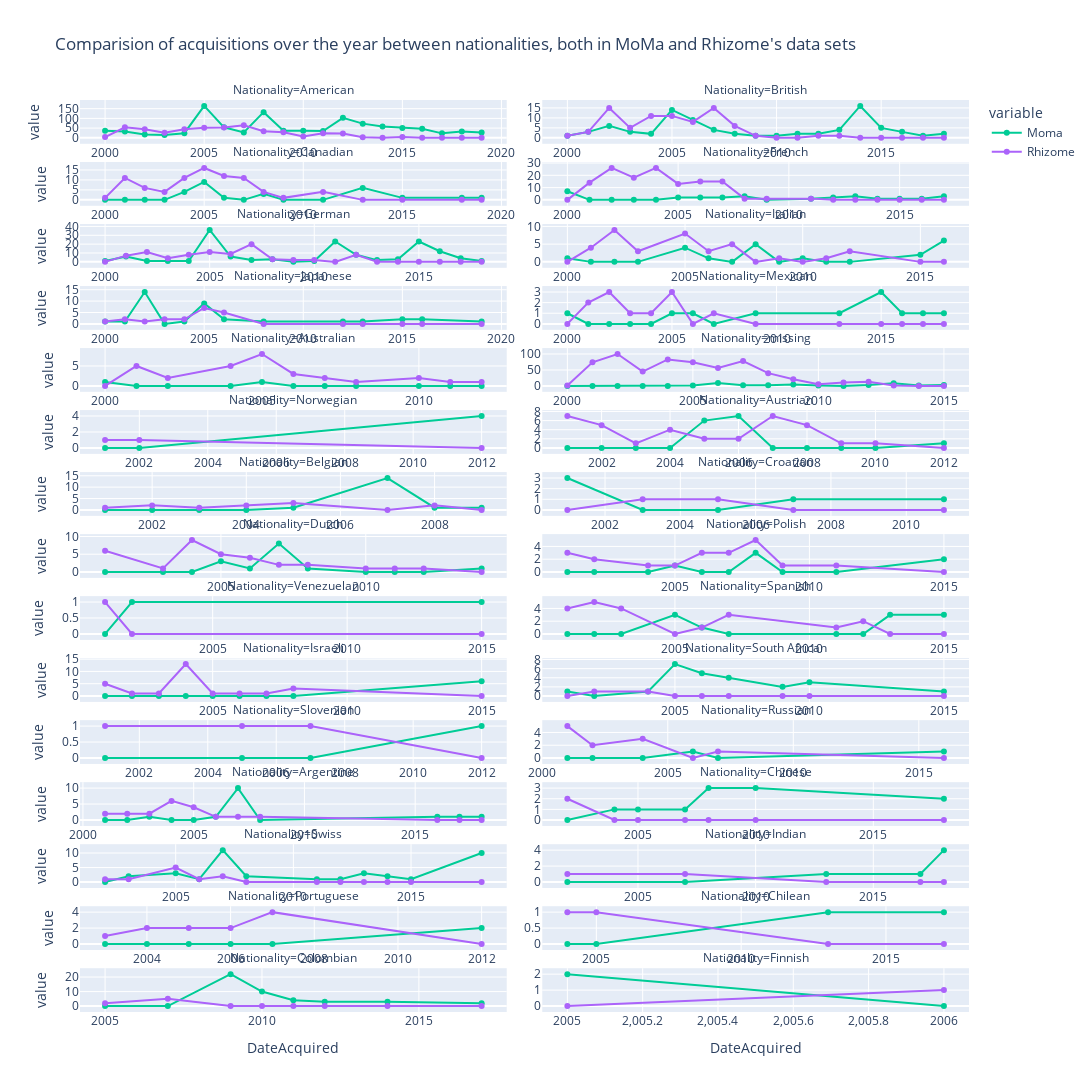

Notebook code for this chart:
### Markdown cell above
### Comparison acquisition of artworks by nationality -- Moma after 1980 vs. Rhizome Collection by decades

### Code cell
#create subplots for nationalities and their figuresàuse them in the story as pictograms, 
# see if artists are related and subgroup nationalities in Global-noth (colonizers) and gglobal south (colonised pops) 
# and is also interesting to look at exact matches


fig = px.line(workingDF_final, x="DateAcquired", y=['Moma', 'Rhizome'], facet_col='Nationality', facet_col_wrap=2,
              facet_row_spacing=0.02, # default is 0.07 when facet_col_wrap is used
              facet_col_spacing=0.04, # default is 0.03
              height=2800, width=1100,
              markers=True,
              color_discrete_map={"Count Moma": "#456987","Count Rhizome": "#147852"},
              title="Comparision of acquisitions over the year between nationalities, both in MoMa and Rhizome's data sets")

fig.update_xaxes(matches=None, showticklabels=True)
fig.update_yaxes(matches=None, showticklabels=True)
fig.show()
